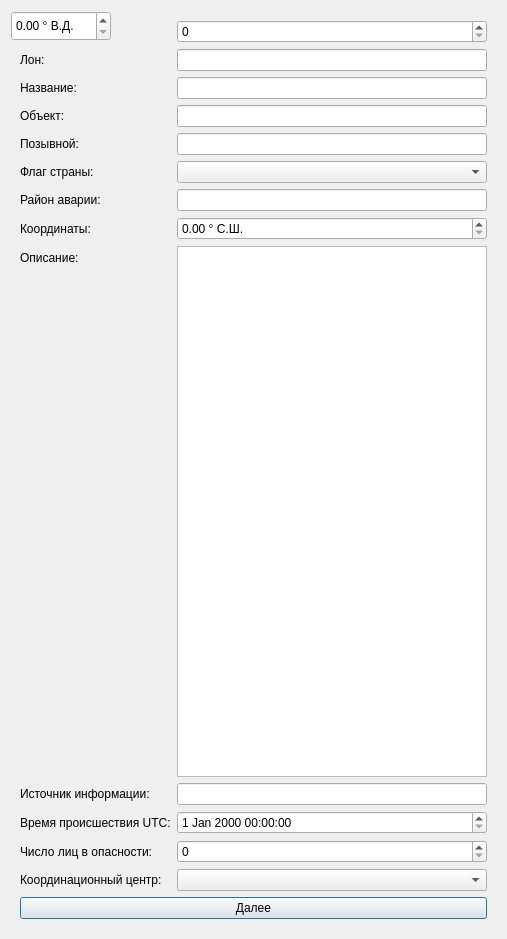
<?xml version="1.0" encoding="UTF-8"?>
<ui version="4.0">
 <class>IncomingAlertForm</class>
 <widget class="QDialog" name="IncomingAlertForm">
  <property name="windowTitle"><string>Регистрация происшествий</string></property>
  <layout class="QVBoxLayout" name="mainLayout">
   <item>
    <widget class="QStackedWidget" name="stackedWidget">
     <widget class="QWidget" name="pageState1">
      <layout class="QFormLayout" name="layoutState1">
       <item row="0" column="0"><widget class="QLabel" name="labelDay"><property name="text"><string>День:</string></property></widget></item>
       <item row="0" column="1"><widget class="QSpinBox" name="spinDay"/></item>
       <item row="1" column="0"><widget class="QLabel" name="labelLon"><property name="text"><string>Лон:</string></property></widget></item>
       <item row="1" column="1"><widget class="QLineEdit" name="editLon"/></item>
       <item row="2" column="0"><widget class="QLabel" name="labelName"><property name="text"><string>Название:</string></property></widget></item>
       <item row="2" column="1"><widget class="QLineEdit" name="editName"/></item>
       <item row="3" column="0"><widget class="QLabel" name="labelObject"><property name="text"><string>Объект:</string></property></widget></item>
       <item row="3" column="1"><widget class="QLineEdit" name="editObject"/></item>
       <item row="4" column="0"><widget class="QLabel" name="labelCallsign"><property name="text"><string>Позывной:</string></property></widget></item>
       <item row="4" column="1"><widget class="QLineEdit" name="editCallsign"/></item>
       <item row="5" column="0"><widget class="QLabel" name="labelFlag"><property name="text"><string>Флаг страны:</string></property></widget></item>
       <item row="5" column="1"><widget class="QComboBox" name="comboFlag"/></item>
       <item row="6" column="0"><widget class="QLabel" name="labelLocation"><property name="text"><string>Район аварии:</string></property></widget></item>
       <item row="6" column="1"><widget class="QLineEdit" name="editLocation"/></item>
       <item row="7" column="0"><widget class="QLabel" name="labelCoords"><property name="text"><string>Координаты:</string></property></widget></item>
       <item row="7" column="1"><widget class="QDoubleSpinBox" name="spinLat"><property name="suffix"><string> ° С.Ш.</string></property></widget></item>
       <item row="7" column="2"><widget class="QDoubleSpinBox" name="spinLon"><property name="suffix"><string> ° В.Д.</string></property></widget></item>
       <item row="8" column="0"><widget class="QLabel" name="labelDescription"><property name="text"><string>Описание:</string></property></widget></item>
       <item row="8" column="1" colspan="2"><widget class="QTextEdit" name="textDescription"/></item>
       <item row="9" column="0"><widget class="QLabel" name="labelSource"><property name="text"><string>Источник информации:</string></property></widget></item>
       <item row="9" column="1" colspan="2"><widget class="QLineEdit" name="editSource"/></item>
       <item row="10" column="0"><widget class="QLabel" name="labelEventTime"><property name="text"><string>Время происшествия UTC:</string></property></widget></item>
       <item row="10" column="1" colspan="2"><widget class="QDateTimeEdit" name="dateEventTime"/></item>
       <item row="11" column="0"><widget class="QLabel" name="labelPersons"><property name="text"><string>Число лиц в опасности:</string></property></widget></item>
       <item row="11" column="1"><widget class="QSpinBox" name="spinPersons"/></item>
       <item row="12" column="0"><widget class="QLabel" name="labelCoordinator"><property name="text"><string>Координационный центр:</string></property></widget></item>
       <item row="12" column="1" colspan="2"><widget class="QComboBox" name="comboCoordinator"/></item>
       <item row="13" column="1" colspan="2"><widget class="QPushButton" name="buttonNext"><property name="text"><string>Далее</string></property></widget></item>
      </layout>
     </widget>
     <!-- Другие страницы (состояния №2-4) с полями по скриншотам: дата/время, от/кому, характер/контакты, тип/метод -->
     <widget class="QWidget" name="pageState2">
      <layout class="QFormLayout" name="layoutState2">
       <!-- Поля для состояния №2: Дата/Время UTC, Канал, От кого, Кому, Ком, Дополнительно -->
       <item row="0" column="0"><widget class="QLabel" name="labelDate"><property name="text"><string>Дата/Время (UTC):</string></property></widget></item>
       <item row="0" column="1"><widget class="QDateTimeEdit" name="dateUtc"/></item>
       <item row="1" column="0"><widget class="QLabel" name="labelChannel"><property name="text"><string>Канал координатора:</string></property></widget></item>
       <item row="1" column="1"><widget class="QComboBox" name="comboChannel"/></item>
       <item row="2" column="0"><widget class="QLabel" name="labelFrom2"><property name="text"><string>От кого:</string></property></widget></item>
       <item row="2" column="1"><widget class="QLineEdit" name="editFrom2"/></item>
       <item row="3" column="0"><widget class="QLabel" name="labelTo"><property name="text"><string>Кому:</string></property></widget></item>
       <item row="3" column="1"><widget class="QLineEdit" name="editTo"/></item>
       <item row="4" column="0"><widget class="QLabel" name="labelCom"><property name="text"><string>Ком:</string></property></widget></item>
       <item row="4" column="1"><widget class="QLineEdit" name="editCom"/></item>
       <item row="5" column="0"><widget class="QLabel" name="labelAdditional"><property name="text"><string>Дополнительно:</string></property></widget></item>
       <item row="5" column="1"><widget class="QTextEdit" name="textAdditional"/></item>
       <item row="6" column="1"><widget class="QPushButton" name="buttonNext2"><property name="text"><string>Далее</string></property></widget></item>
      </layout>
     </widget>
     <widget class="QWidget" name="pageState3">
      <layout class="QFormLayout" name="layoutState3">
       <!-- Поля для состояния №3: Характер аварии, N на борту, Цвет корпуса/надстройки, Груз, Контакты (владелец/оператор) -->
       <item row="0" column="0"><widget class="QLabel" name="labelAccident"><property name="text"><string>Характер аварии:</string></property></widget></item>
       <item row="0" column="1"><widget class="QTextEdit" name="textAccident"/></item>
       <item row="1" column="0"><widget class="QLabel" name="labelPersonsOnBoard"><property name="text"><string>N на борту:</string></property></widget></item>
       <item row="1" column="1"><widget class="QSpinBox" name="spinPersonsOnBoard"/></item>
       <item row="2" column="0"><widget class="QLabel" name="labelHullColor"><property name="text"><string>Цвет корпуса:</string></property></widget></item>
       <item row="2" column="1"><widget class="QComboBox" name="comboHullColor"/></item>
       <item row="3" column="0"><widget class="QLabel" name="labelSuperstructureColor"><property name="text"><string>Цвет надстройки:</string></property></widget></item>
       <item row="3" column="1"><widget class="QComboBox" name="comboSuperstructureColor"/></item>
       <item row="4" column="0"><widget class="QLabel" name="labelCargo"><property name="text"><string>Груз на борту:</string></property></widget></item>
       <item row="4" column="1"><widget class="QTextEdit" name="textCargo"/></item>
       <item row="5" column="0"><widget class="QLabel" name="labelOwner"><property name="text"><string>Владелец/Оператор:</string></property></widget></item>
       <item row="5" column="1"><widget class="QLineEdit" name="editOwner"/></item>
       <item row="6" column="0"><widget class="QLabel" name="labelPhone"><property name="text"><string>Телефон:</string></property></widget></item>
       <item row="6" column="1"><widget class="QLineEdit" name="editPhone"/></item>
       <item row="7" column="0"><widget class="QLabel" name="labelAddress"><property name="text"><string>Адрес:</string></property></widget></item>
       <item row="7" column="1"><widget class="QLineEdit" name="editAddress"/></item>
       <item row="8" column="0"><widget class="QLabel" name="labelDeparture"><property name="text"><string>Пункт отправления:</string></property></widget></item>
       <item row="8" column="1"><widget class="QLineEdit" name="editDeparture"/></item>
       <item row="9" column="0"><widget class="QLabel" name="labelDestination"><property name="text"><string>Пункт назначения:</string></property></widget></item>
       <item row="9" column="1"><widget class="QLineEdit" name="editDestination"/></item>
       <item row="10" column="0"><widget class="QLabel" name="labelETD"><property name="text"><string>ETD:</string></property></widget></item>
       <item row="10" column="1"><widget class="QDateTimeEdit" name="dateETD"/></item>
       <item row="11" column="0"><widget class="QLabel" name="labelETA"><property name="text"><string>ETA:</string></property></widget></item>
       <item row="11" column="1"><widget class="QDateTimeEdit" name="dateETA"/></item>
       <item row="12" column="0"><widget class="QLabel" name="labelRoute"><property name="text"><string>Описание маршрута:</string></property></widget></item>
       <item row="12" column="1"><widget class="QTextEdit" name="textRoute"/></item>
       <item row="13" column="1"><widget class="QPushButton" name="buttonNext3"><property name="text"><string>Далее</string></property></widget></item>
      </layout>
     </widget>
     <widget class="QWidget" name="pageState4">
      <layout class="QFormLayout" name="layoutState4">
       <!-- Поля для состояния №4: Тип объекта, Метод симуляции, Расстояние DR, Время от определения -->
       <item row="0" column="0"><widget class="QLabel" name="labelObjectType"><property name="text"><string>Тип объекта:</string></property></widget></item>
       <item row="0" column="1">
        <widget class="QComboBox" name="comboObjectType">
         <item>
          <property name="text"><string>Аварийный сигнал (ha 4-6 человек)</string></property>
         </item>
         <item>
          <property name="text"><string>6-местный спас. плот</string></property>
         </item>
         <item>
          <property name="text"><string>GNSS</string></property>
         </item>
        </widget>
       </item>
       <item row="1" column="0"><widget class="QCheckBox" name="checkSimulate"><property name="text"><string>Использовать метод симуляции пути</string></property></widget></item>
       <item row="2" column="0"><widget class="QLabel" name="labelDR"><property name="text"><string>Расстояние DR:</string></property></widget></item>
       <item row="2" column="1"><widget class="QDoubleSpinBox" name="spinDR"/></item>
       <item row="3" column="0"><widget class="QLabel" name="labelTimeFrom"><property name="text"><string>Время от определения:</string></property></widget></item>
       <item row="3" column="1"><widget class="QDoubleSpinBox" name="spinTimeFrom"/></item>
       <item row="4" column="1"><widget class="QPushButton" name="buttonSave"><property name="text"><string>Сохранить</string></property></widget></item>
      </layout>
     </widget>
    </widget>
   </item>
  </layout>
 </widget>
 <resources/>
 <connections>
  <connection>
   <sender>buttonNext</sender>
   <signal>clicked()</signal>
   <receiver>stackedWidget</receiver>
   <slot>setCurrentIndex(1)</slot>
  </connection>
  <connection>
   <sender>buttonNext2</sender>
   <signal>clicked()</signal>
   <receiver>stackedWidget</receiver>
   <slot>setCurrentIndex(2)</slot>
  </connection>
  <connection>
   <sender>buttonNext3</sender>
   <signal>clicked()</signal>
   <receiver>stackedWidget</receiver>
   <slot>setCurrentIndex(3)</slot>
  </connection>
 </connections>
</ui>
